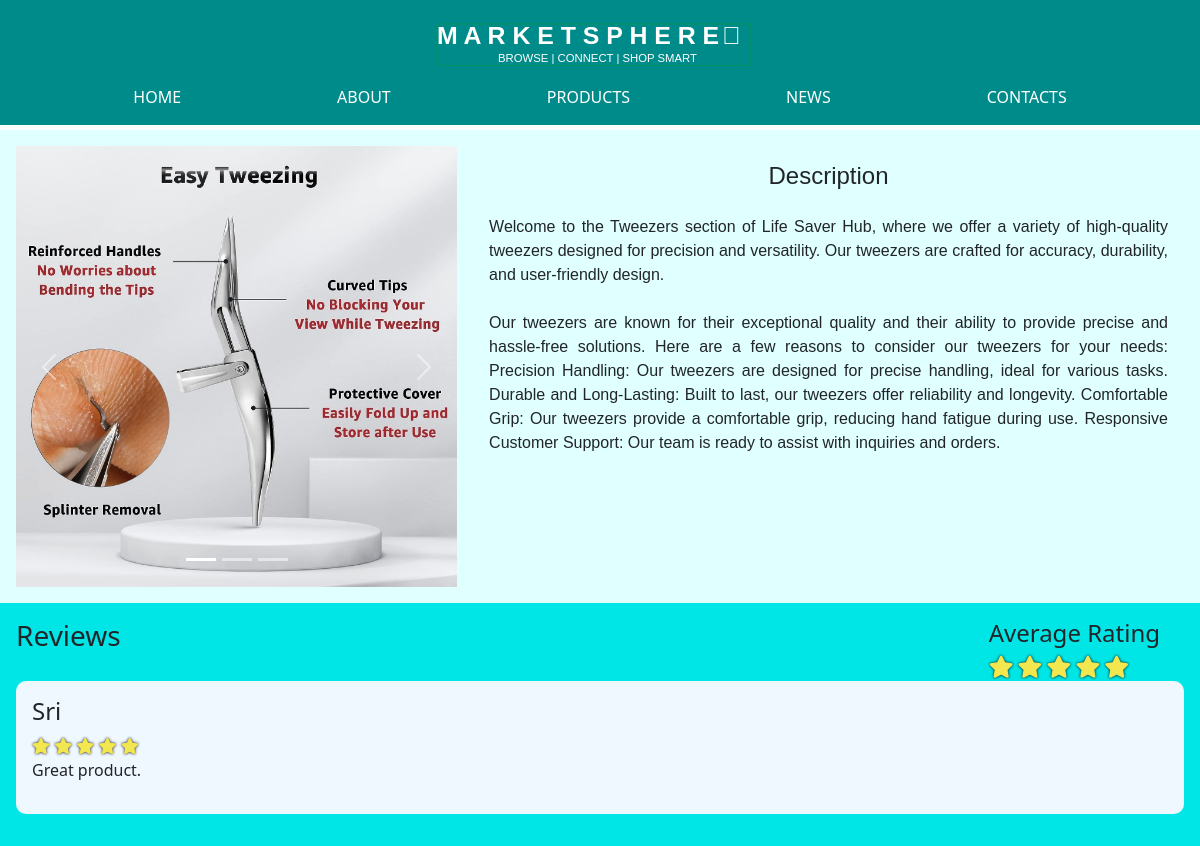
Screenshot of /includes/Tweezers.php with the database file from the repository.
### tables this page shows
CREATE TABLE `Products` (
  `productId` int(11) NOT NULL,
  `productName` varchar(45) NOT NULL,
  `productCompany` varchar(45) NOT NULL,
  `productImgUrl` varchar(45) NOT NULL,
  `productPrice` decimal(7,2) NOT NULL,
  `productShortDesc` varchar(255) NOT NULL,
  `productHits` int(11) NOT NULL,
  `productRating` int(11) NOT NULL,
  `productRatingCount` int(11) NOT NULL,
  `productAvgRating` varchar(45) NOT NULL,
  `productReviewCount` int(11) NOT NULL
);

CREATE TABLE `Ratings` (
  `idRatings` int(11) NOT NULL,
  `userName` varchar(45) NOT NULL,
  `productID` int(11) NOT NULL,
  `companyName` varchar(45) NOT NULL,
  `rating` int(11) NOT NULL,
  `review` varchar(255) NOT NULL
);

### includes/Tweezers.php (the view, shortened to what this page needs)
<?php session_start();  include_once 'dbconnect.php';?>
<?php
    $result = $conn->query("SELECT * FROM Products where productId = 8");
    $prod = $result -> fetch_assoc();
    $hits = $prod["productHits"] + 1;
    $conn->query("UPDATE Products SET productHits = ".$hits." WHERE productId = 8");
?>
<!DOCTYPE html>
<html lang="en">
<head>
    <?php include 'head.php' ?>
</head>
<body class="australiaPage">
    <?php $page='Tweezers'; include 'navbar.php' ?>
    <div class="topContainer">
        <div id="myCarousel" class="carousel slide" data-bs-ride="carousel">
            <div class="carousel-indicators">
            <button type="button" data-bs-target="#myCarousel" data-bs-slide-to="0" class="active"></button>
            <button type="button" data-bs-target="#myCarousel" data-bs-slide-to="1"></button>
            <button type="button" data-bs-target="#myCarousel" data-bs-slide-to="2"></button>
            </div>
            <div class="carousel-inner">
            <div class="carousel-item active">
                <img src="../img/tweezers3.jpeg" alt="Adhesive Tape1" class="d-block" style="width:100%">
            </div>
            </div>
            <button class="carousel-control-prev" type="button" data-bs-target="#myCarousel" data-bs-slide="prev">
            <span class="carousel-control-prev-icon"></span>
            </button>
            <button class="carousel-control-next" type="button" data-bs-target="#myCarousel" data-bs-slide="next">
            <span class="carousel-control-next-icon"></span>
            </button>
        </div>
        <div class="longDescContainer">
            <h4 class="Desctext">Description</h4>
            <p class="longDesc">
                Welcome to the Tweezers section of Life Saver Hub, where we offer a variety of high-quality tweezers designed for precision and versatility. Our tweezers are crafted for accuracy, durability, and user-friendly design.
            <br>
            <br>
            Our tweezers are known for their exceptional quality and their ability to provide precise and hassle-free solutions. Here are a few reasons to consider our tweezers for your needs:
            Precision Handling: Our tweezers are designed for precise handling, ideal for various tasks.
            Durable and Long-Lasting: Built to last, our tweezers offer reliability and longevity.
            Comfortable Grip: Our tweezers provide a comfortable grip, reducing hand fatigue during use.
            Responsive Customer Support: Our team is ready to assist with inquiries and orders.
            </p>
        </div>
    </div>
    <div class="bottomContainer">
        <div class="containerHeader">
            <h3 class="reviewsText">Reviews</h4>
            <?php
                $sql = "SELECT * FROM Products WHERE productID = 8";
                $result = mysqli_query($conn, $sql);
                $rows = mysqli_num_rows($result);
                if($rows > 0)
                {
                    while($row = $result->fetch_assoc())
                    {
                        echo "<div class='reviewContainer'>\n";
                            echo"<h4 style='margin-right:1em'>Average Rating</h4>";
                            for($i = 1; $i<=5; $i++)
                            {
                                $roundedRating = ceil($row["productAvgRating"]);
                                echo "<i class='fa fa-star ";
                                if($i <= $roundedRating)
                                {
                                    echo "checked";
                                }
                                else
                                {
                                    echo "unchecked";
                                }
                                echo"'></i>\n";
                            }
                    echo "</div>\n";
                    }
                }
            ?>
        </div>
        <?php
            $sql = "SELECT * FROM Ratings WHERE productID = 8";
            $result = mysqli_query($conn, $sql);
            $rows = mysqli_num_rows($result);
            if($rows > 0)
            {
                while($row = $result->fetch_assoc())
                {
                    echo "<div class='topReviewContainer'>\n";
                        echo "<div class='ratingContainer'>\n";
                            echo "<h4 class='currentUser'>".$row['userName']."</h4>";
                            for($i=1; $i<=5; $i++)
                            {
                                echo "<i class='fa fa-star ";
                                if($i <= $row['rating'])
                                {
                                    echo "checked";
                                }
                                else
                                {
                                    echo "unchecked";
                                }
                                echo"'></i>\n";
                            }
                        echo "</div>\n";
                        echo "<div class='reviewContainer'>\n";
                            echo "<p class='reviewText'>".$row['review']."</p>";
                        echo "</div>\n";
                    echo "</div>\n";
                }
            }
        ?>
    </div>
</body>

### css/main.css (style rules this page uses)
body, .aboutPage, .contactsPage, .productsPage, .newsPage, .securePage, .trackPage { -webkit-background-size: cover; -moz-background-size: cover; -o-background-size: cover; background-size: cover; padding-top: 130px; }
.topContainer { background: lightcyan; padding: 1em; display: flex; }
.topContainer .longDescContainer { padding: 1em; text-align: justify; padding-left: 2em; width: 70%; }
.topContainer .longDescContainer .Desctext { text-align: center; margin-bottom: 1em; }
.topContainer .longDescContainer .Desctext, .topContainer .longDescContainer .longDesc { font-family: 'Noto Sans SC', sans-serif; }
.ratingContainer .checked, .reviewContainer .checked { color: #f2e74e; text-shadow: 0 0 3px #000; }
.topContainer #myCarousel { width: 500px; }
.bottomContainer { padding: 1em; background: #00e6e6; }
.topReviewContainer { padding: 1em; background: aliceblue; border-radius: 10px; margin-bottom: 1em }
.containerHeader { display: flex; justify-content: space-between; }
.reviewContainer { align-items: center; }
.reviewContainer .checked, .reviewContainer .unchecked { font-size: 22px; }

### rows the page displays
products: productAvgRating "5" (drawn)
ratings: userName "Sri", rating 5 (drawn), review "Great product."
